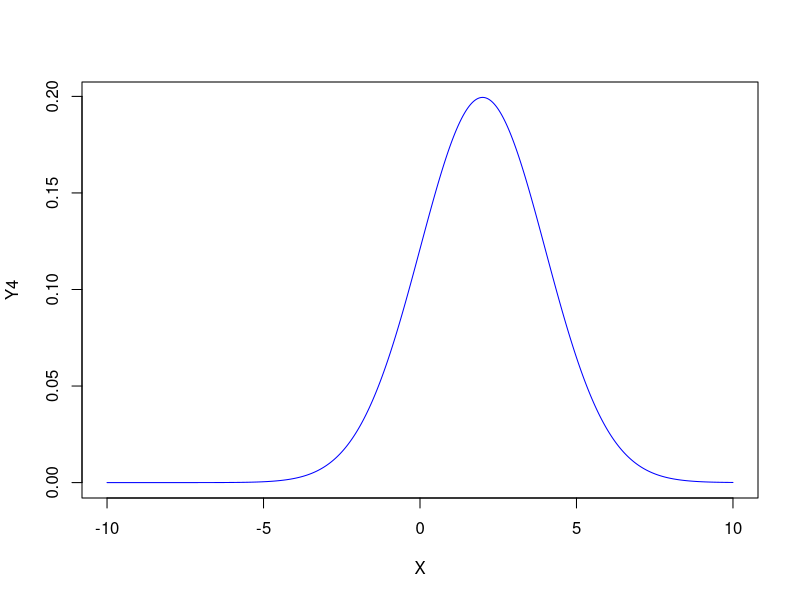
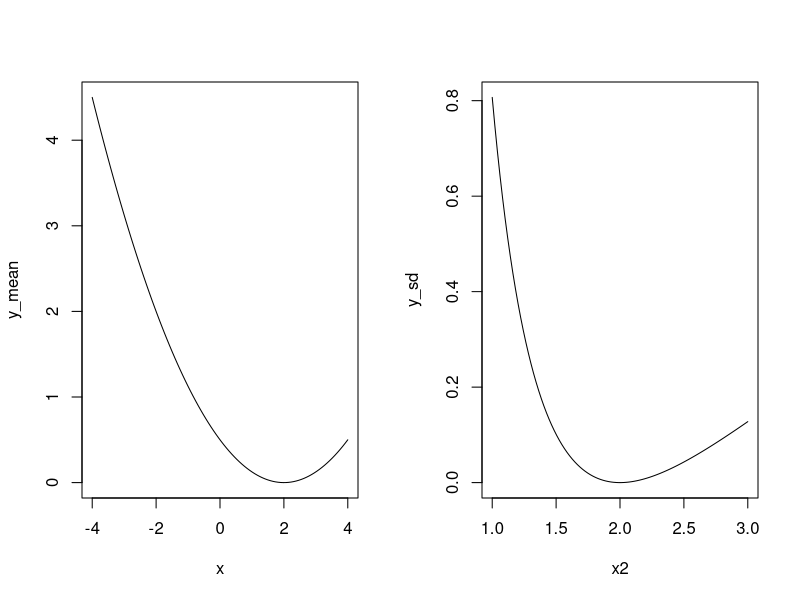
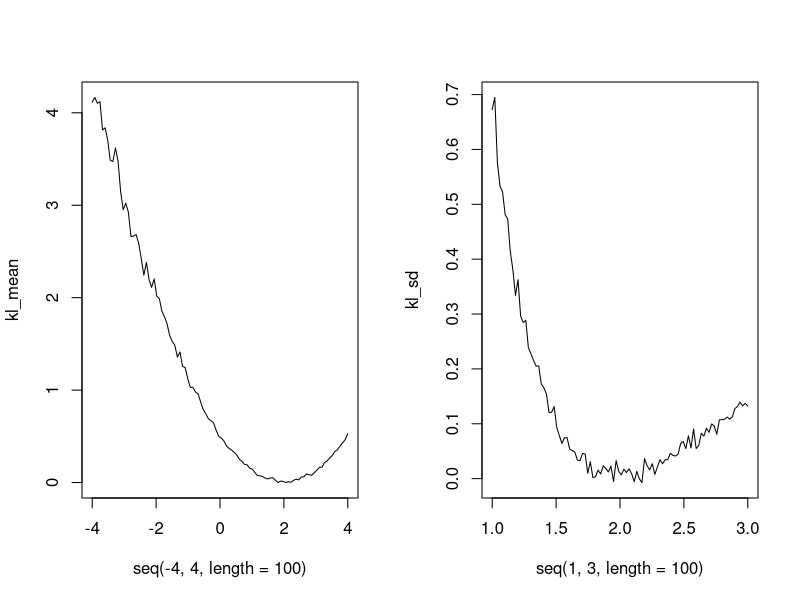

Write R code to recreate these figures, in order.
## ---- chunk 1
n = 1000
mean2 = 2
sd2 = 2
## ---- chunk 2
X = seq(-10, 10, length = n)
Y4 = dnorm(X, mean = mean2, sd = sd2)
plot(X,
Y4,
type = "l",
col = "blue")
## ---- chunk 3
f_kl_divergence = function(m1, m2, sd1, sd2) {
  log(sd1 / sd2) + (sd2 ^ 2 + (m1 - m2) ^ 2) / (2 * sd1 ^ 2) - 1 / 2
}
y_mean = c()
x = seq(-4, 4, length = 100)
for (i in x) {
y_mean = append(y_mean, f_kl_divergence(i, mean2, sd2, sd2))
}
## ---- chunk 4
y_sd = c()
x2 = seq(1, 3, length = 100)
for (i in x2) {
   y_sd = append(y_sd, f_kl_divergence(mean2, mean2, i, sd2))
}
## ---- chunk 5
layout(matrix(1:2, ncol=2))
plot(x, y_mean, type="l")
plot(x2, y_sd, type="l")
## ---- chunk 6
library(FNN)
set.seed(100)

kl_mean = c()
Y1 =  rnorm(n * 10, mean = mean2, sd = sd2)
for (i in seq(-4, 4, length = 100)) {
  Y2 = rnorm(n * 10, mean = i, sd = sd2)
  divs = KL.divergence(Y1, Y2, k = 2)
  kl_mean = append(kl_mean, mean(divs))
}

kl_sd = c()
for (i in seq(1, 3, length = 100)) {
  Y3 = rnorm(n * 10, mean = mean2, sd = i)
  divs2 = KL.divergence(Y1, Y3, k = 2)
  kl_sd = append(kl_sd, mean(divs2))
}
## ---- chunk 7
layout(matrix(1:2, ncol=2))
plot(seq(-4, 4, length = 100), kl_mean, type="l")
plot(seq(1, 3, length = 100), kl_sd, type="l")
